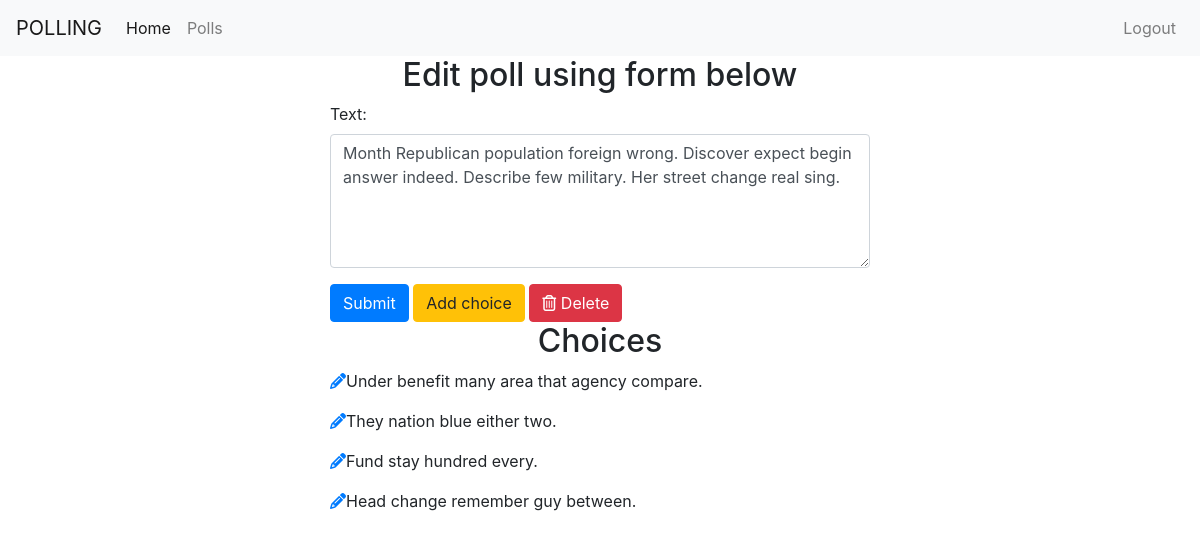
Page /polls/edit/160 (signed in) on the committed database.
### polls/models.py (models this page shows, shortened)
class Poll(models.Model):
    owner=models.ForeignKey(User,on_delete=models.CASCADE,null=True)
    text=models.CharField(max_length=255)
    pub_date=models.DateField()

class Choice(models.Model):
    poll=models.ForeignKey(Poll,on_delete=models.CASCADE)
    choice_text=models.CharField(max_length=255)

### polls/views.py (the view)
# urls.py: path('edit/<int:poll_id>',views.edit_poll,name="edit_poll"),
@login_required
def edit_poll(request,poll_id):
    poll=get_object_or_404(Poll,id=poll_id)
    if request.user != poll.owner:
        return redirect('/')
    if request.method=='POST':
        form=EditPollForm(request.POST,instance=poll)
        if form.is_valid():
            form.save()
            messages.success(request,"Poll edited successfully!!",extra_tags="alert alert-warning alert-dismissible fade show")
            return redirect('polls:list')
    else:
        form=EditPollForm(instance=poll)
    return render(request,'polls/edit_poll.html',{'form':form,'poll':poll})

### polls/forms.py
class EditPollForm(forms.ModelForm):
    class Meta:
        model=models.Poll
        fields=['text']
        widgets = {
            'text': forms.Textarea(attrs={'class':'form-control','cols': 73, 'rows': 5})
        }

### templates/polls/edit_poll.html (shortened to what this page needs)
{% extends 'base.html' %}
{% block content %}
    <div class="container">
            <h2 class="text-center">Edit poll using form below </h2>
        <div class="row">
            <div class="col-md-6 offset-md-3">
            <form method='post',action=''>
                {% for field in form %}
                    <div class="form-group">
                        {{ field.label_tag}}
                        {{ field }}
                    </div>
                {% endfor %}
                <button type="submit" class="btn btn-primary">Submit</button>
                <a class="btn btn-warning" href="{% url 'polls:add_choice' poll.id  %}" >Add choice</a>
                <a type="button" href="{% url 'polls:delete_poll' poll.id %}" value="delete" class="btn btn-danger"><i class="far fa-trash-alt"></i> Delete</a>
            </form>
            <h2 class="text-center"> Choices </h2>
            {% for choice in poll.choice_set.all %}
            <p><a href="{% url 'polls:edit_choice' choice.id %}" ><i class="fas fa-pencil-alt"></i></a>{{choice.choice_text}}</p>
            {% endfor %}
            </div>
        </div>
    </div>
{% endblock %}

### rows in the picture
Poll: form "Month Republican population foreign wrong. Discover expect begin answer indeed. Describe few military. Her street change real sing."
Choice: choice_text "Under benefit many area that agency compare."
Choice: choice_text "They nation blue either two."
Choice: choice_text "Fund stay hundred every."
Choice: choice_text "Head change remember guy between."

### other values in the picture
{{ field.label_tag }} "Text:"
